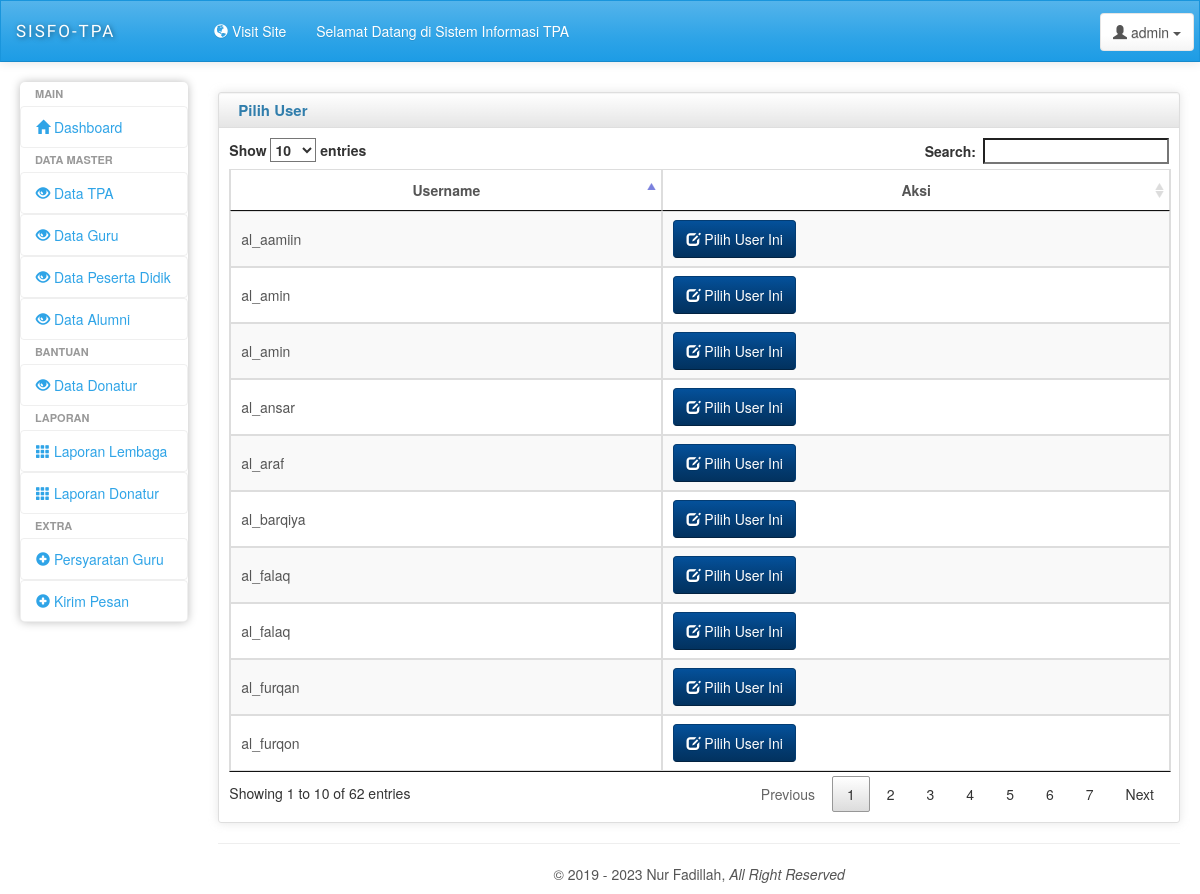
/index.php/admin/pilihuserguru, run on the app's committed database.
### tables this page shows
CREATE TABLE `tb_userguru` (
  `username` varchar(32) NOT NULL,
  `password` varchar(32) NOT NULL
);

### application/controllers/Admin.php (called while the page is built, shortened)
<?php
Class Admin extends CI_Controller {
	public function __construct()
	{
		$this->load->database();
		$this->load->helper(array('form','url'));
		$this->load->library(array('session', 'pdflibrary'));
		$this->load->model(array('Admin_Model'));
	}
	public function pilihuserguru() {
		$data['datauserguru']	= $this->Admin_Model->datauserguru();
		$this->load->view('admin/head');
		$this->load->view('admin/header');
		$this->load->view('admin/pilih-userguru', $data);
		$this->load->view('admin/footer');
	}
}
?>

### index.php (called while the page is built, shortened)
<?php
require_once BASEPATH.'core/CodeIgniter.php';

### application/models/Admin_Model.php (called while the page is built, shortened)
<?php
Class Admin_Model extends CI_Model {
	public function datauserguru() {
		$load	= $this->db->query("SELECT * FROM tb_userguru");
		return $load->result_array();
	}
}
?>

### application/views/admin/pilih-userguru.php (the view, shortened to what this page needs)
<div class="data-container">
	<div class="box">
		<div class="box-inner">
			<div class="box-header well">
				<h2>Pilih User</h2>
			</div>
			<div class="box-content">
				<table id="myTable" class="table table-striped table-bordered bootstrap-datatable datatable responsive">
						<thead>
							<tr>
								<th class="text-center">Username</th>
								<th class="text-center">Aksi</th>
							</tr>
						</thead>
						<tbody>
						<?php
							foreach($datauserguru as $loaddata) {
						?>
							<tr>
								<td><?php echo $loaddata['username']; ?></td>
								<td>
									<a class="btn btn-info" href="<?php echo base_url(); ?>index.php/admin/tambahdatatpa/<?php echo $loaddata['username']; ?>">
										<i class="glyphicon glyphicon-edit icon-white"></i>
										Pilih User Ini
									</a>
								</td>
							</tr>
						<?php
							}
						?>
						</tbody>
					</table>
			</div>
		</div>
</div>

### asset/css/charisma-app.css (style rules this page uses)
.box { margin-top: 10px; margin-bottom: 10px; }
.box-inner { border: 1px solid #DEDEDE; border-radius: 3px; -webkit-border-radius: 3px; -moz-border-radius: 3px; box-shadow: 0 0 10px rgba(189, 189, 189, 0.4); -webkit-box-shadow: 0 0 10px rgba(189, 189, 189, 0.4); -moz-box-shadow: 0 0 10px rgba(189, 189, 189, 0.4); }
.box-header { border: none; padding-top: 5px; border-bottom: 1px solid #DEDEDE; border-radius: 3px 3px 0 0; -webkit-border-radius: 3px 3px 0 0; -moz-border-radius: 3px 3px 0 0; height: 35px; min-height: 35px !important; margin-bottom: 0; font-weight: bold; font-size: 16px; background: -moz-linear-gradient(top, rgba(255, 255, 255, 0) 0%, rgba(0, 0, 0, 0.1) 100%); background: -webkit-gradient(linear, left top, left bottom, color-stop(0%, rgba(255, 255, 255, 0)), color-stop(100%, rgba(0, 0, 0, 0.1))); background: -webkit-linear-gradient(top, rgba(255, 255, 255, 0) 0%, rgba(0, 0, 0, 0.1) 100%); background: -o-linear-gradient(top, rgba(255, 255, 255, 0) 0%, rgba(0, 0, 0, 0.1) 100%); background: -ms-linear-gradient(top, rgba(255, 255, 255, 0) 0%, rgba(0, 0, 0, 0.1) 100%); background: linear-gradient(to bottom, rgba(255, 255, 255, 0) 0%, rgba(0, 0, 0, 0.1) 100%); filter: progid:DXImageTransform.Microsoft.gradient(startColorstr='#00ffffff', endColorstr='#1a000000', GradientType=0); }
.box-header h2 { font-size: 15px; width: auto; clear: none; float: left; line-height: 25px; white-space: nowrap; font-weight: bold; margin-top: 0; margin-bottom: 0; }
.box-content { padding: 10px; }
@media only screen and (min-width: 980px) { a, button, input[type=submit], input[type=button], .product-img { -webkit-transition: .5s; -moz-transition: .5s; -ms-transition: .5s; -o-transition: .5s; transition: .5s; } }

### asset/css/main.css (style rules this page uses)
.table thead tr th { text-align: center; vertical-align: middle; }
.table tbody tr td { vertical-align: middle; }

### data on the page
tb_userguru: username "al_barqiya"
tb_userguru: username "al_araf"
tb_userguru: username "al_furqon"
tb_userguru: username "al_amin"
tb_userguru: username "al_amin"
tb_userguru: username "al_falaq"
tb_userguru: username "al_furqan"
tb_userguru: username "al_aamiin"
tb_userguru: username "al_falaq"
tb_userguru: username "al_ansar"
